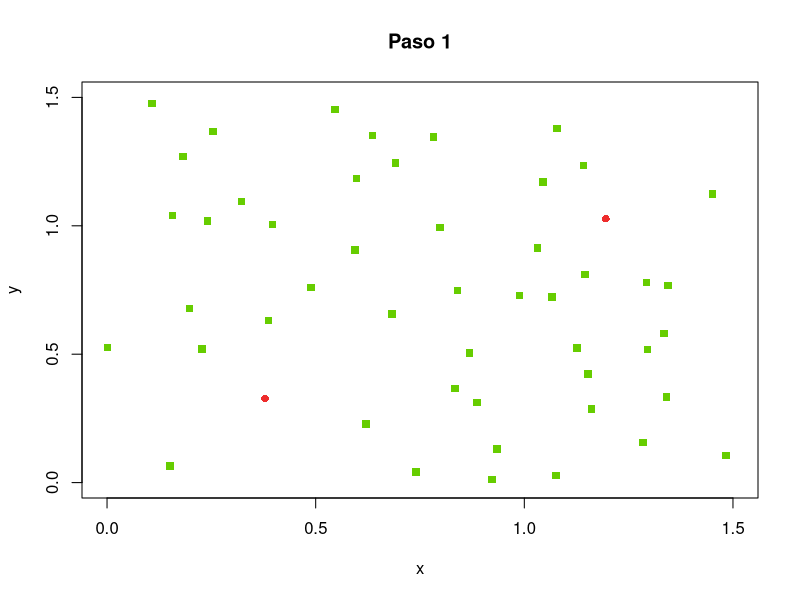
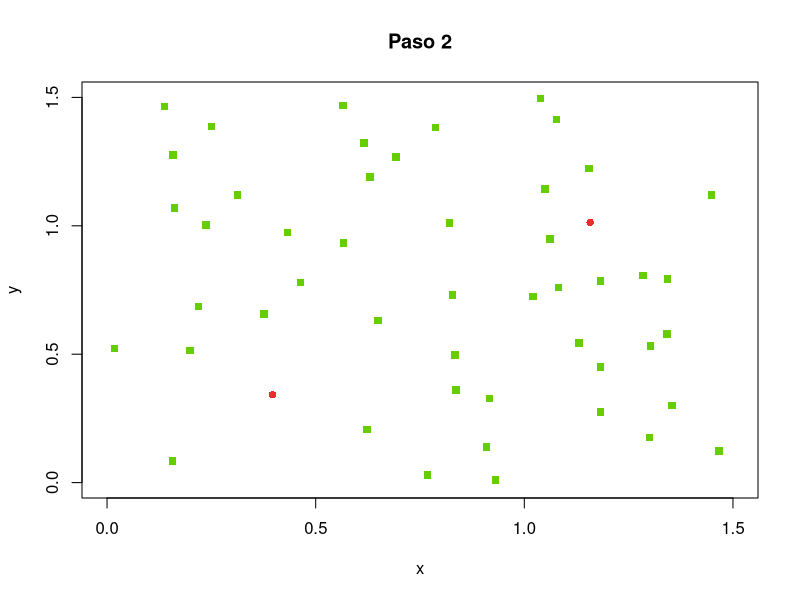
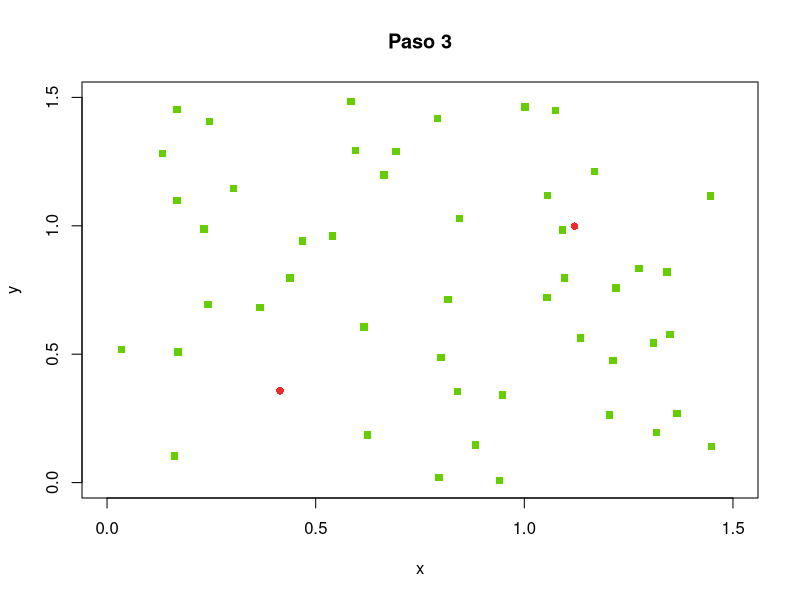
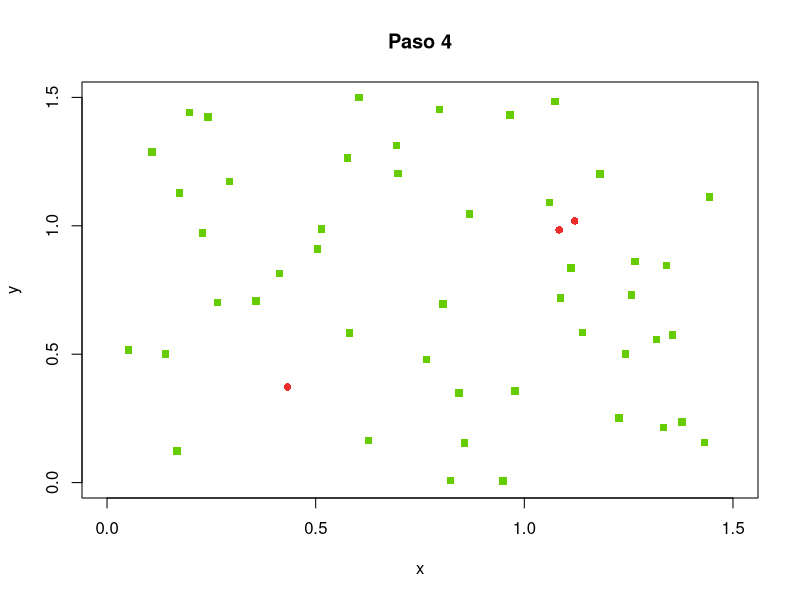
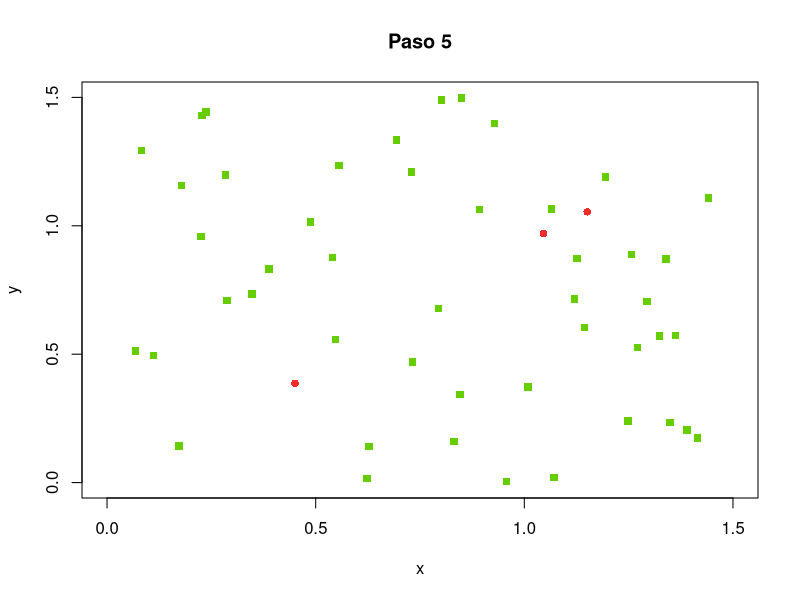
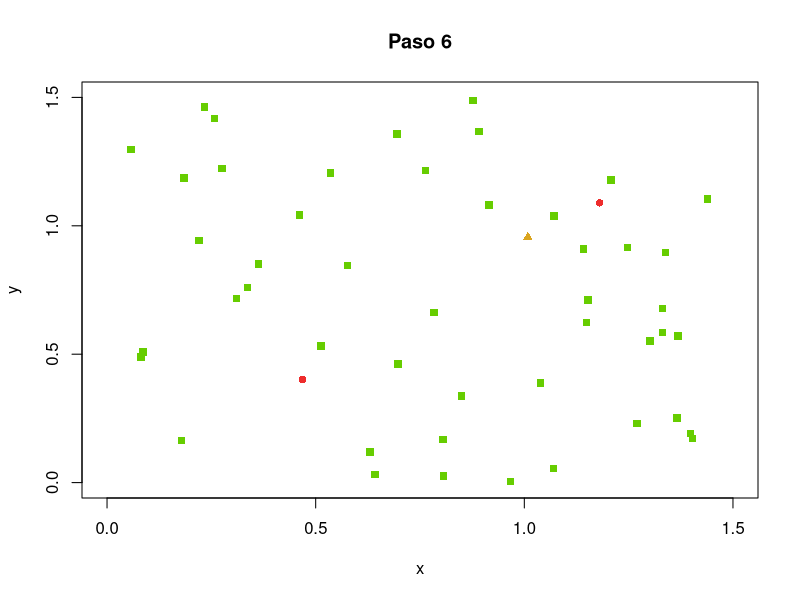
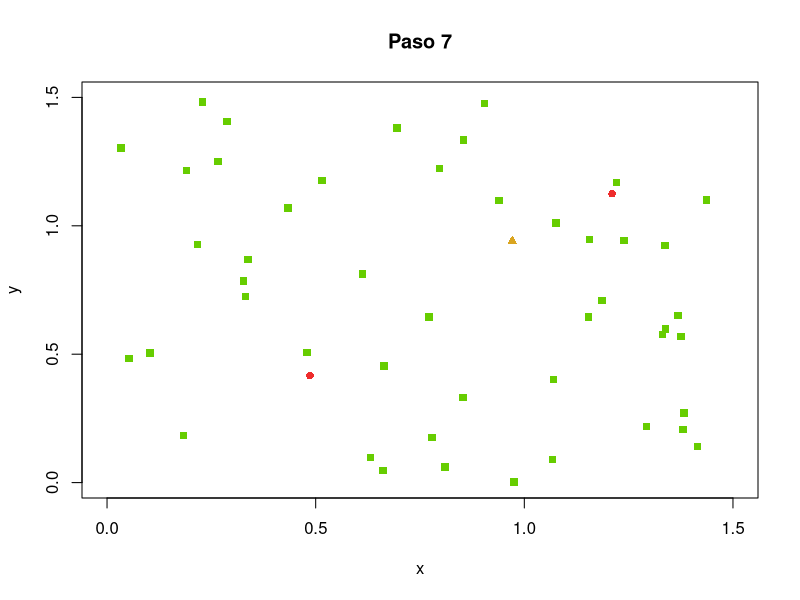
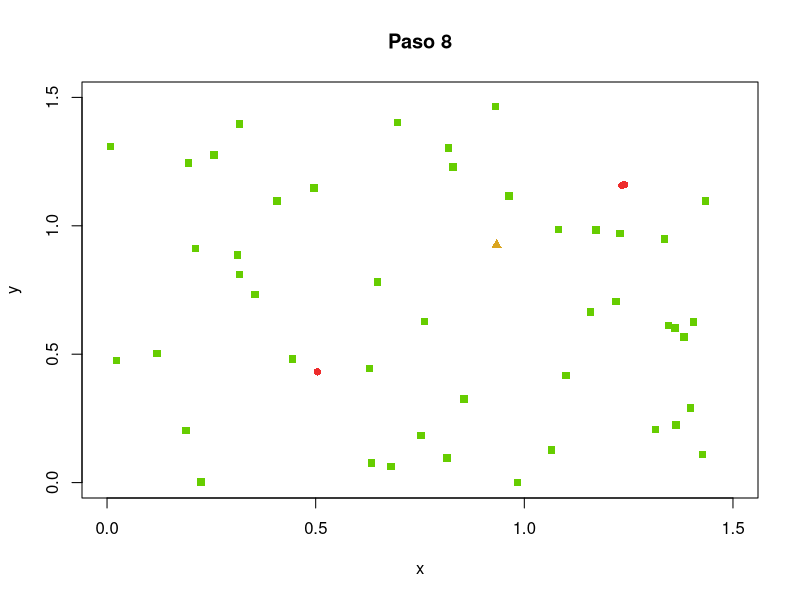

Write the R code that produced these figures, in order. (Note: this script raises an error after producing the figures.)
l <- 1.5
n <- 50
pi <- 0.05
pr <- 0.02
v <- l / 40
tmax <- 100
library(doParallel)

agentes <- data.frame(x = double(), y = double(), dx = double(), dy = double(), estado  = character())

  for (i in 1:n) {
      e <- "S"
      if (runif(1) < pi) {
          e <- "I"
      }
      agentes <- rbind(agentes, data.frame(x = runif(1, 0, l), y = runif(1, 0, l),
                                            dx = runif(1, -v, v), dy = runif(1, -v, v),
                                           estado = e))
      levels(agentes$estado) <- c("S", "I", "R")
}

agentesPorTiempo <- function() {

}

epidemia <- integer()
r <- 0.1

digitos <- floor(log(tmax, 10)) + 1

for (tiempo in 1:tmax) {
    infectados <- dim(agentes[agentes$estado == "I",])[1]
    epidemia <- c(epidemia, infectados)
    if (infectados == 0) {
        break
    }
    contagios <- rep(FALSE, n)
    for (i in 1:n) { #posibles contagios
        a1 <- agentes[i, ]
        if (a1$estado == "I") { # desde los infectados
            for (j in 1:n) {
                if (!contagios[j]) { # aun sin contagio
                    a2 <- agentes[j, ]
                    if (a2$estado == "S") { # hacia los susceptibles
                        dx <- a1$x - a2$x
                        dy <- a1$y - a2$y
                        d <- sqrt(dx^2 + dy^2)
                        if (d < r) { # umbral
                            p <- (r - d) / r
                            if (runif(1) < p) {
                                contagios[j] <- TRUE
                            }
                        }
                    }
                }
            }
        }
    }
    for (i in 1:n) { # movimientos y actualizaciones
        a <- agentes[i, ]
        if (contagios[i]) {
            a$estado <- "I"
        } else if (a$estado == "I") { # ya estaba infectado
            if (runif(1) < pr) {
                a$estado <- "R" # recupera
            }
        }
        a$x <- a$x + a$dx
        a$y <- a$y + a$dy
        if (a$x > l) {
            a$x <- a$x - l
        }
        if (a$y > l) {
            a$y <- a$y - l
        }
        if (a$x < 0) {
            a$x <- a$x + l
        }
        if (a$y < 0) {
            a$y <- a$y + l
        }
        agentes[i, ] <- a
    }
    aS <- agentes[agentes$estado == "S",]
    aI <- agentes[agentes$estado == "I",]
    aR <- agentes[agentes$estado == "R",]
    tl <- paste(tiempo, "", sep="")
    while (nchar(tl) < digitos) {
        tl <- paste("0", tl, sep="")
    }
    salida <- paste("p6_t", tl, ".png", sep="")
    tiempo <- paste("Paso", tiempo)
    png(salida)
    plot(l, type="n", main=tiempo, xlim=c(0, l), ylim=c(0, l), xlab="x", ylab="y")
    if (dim(aS)[1] > 0) {
        points(aS$x, aS$y, pch=15, col="chartreuse3", bg="chartreuse3")
    }
    if (dim(aI)[1] > 0) {
        points(aI$x, aI$y, pch=16, col="firebrick2", bg="firebrick2")
    }
    if (dim(aR)[1] > 0) {
        points(aR$x, aR$y, pch=17, col="goldenrod", bg="goldenrod")
    }
    graphics.off()
}
png("p6e.png", width=600, height=300)
plot(1:length(epidemia), 100 * epidemia / n, xlab="Tiempo", ylab="Porcentaje de infectados")
graphics.off()
